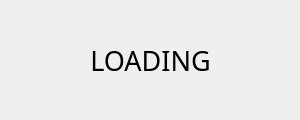
<?xml version="1.0" encoding="UTF-8"?>
<ui version="4.0">
 <class>Loading_window</class>
 <widget class="QDialog" name="Loading_window">
  <property name="geometry">
   <rect>
    <x>0</x>
    <y>0</y>
    <width>300</width>
    <height>120</height>
   </rect>
  </property>
  <property name="minimumSize">
   <size>
    <width>300</width>
    <height>120</height>
   </size>
  </property>
  <property name="maximumSize">
   <size>
    <width>300</width>
    <height>120</height>
   </size>
  </property>
  <property name="windowTitle">
   <string>Dialog</string>
  </property>
  <widget class="QLabel" name="label">
   <property name="geometry">
    <rect>
     <x>0</x>
     <y>40</y>
     <width>301</width>
     <height>40</height>
    </rect>
   </property>
   <property name="font">
    <font>
     <family>Agency FB</family>
     <pointsize>20</pointsize>
    </font>
   </property>
   <property name="text">
    <string>LOADING</string>
   </property>
   <property name="alignment">
    <set>Qt::AlignCenter</set>
   </property>
  </widget>
 </widget>
 <resources/>
 <connections/>
</ui>
